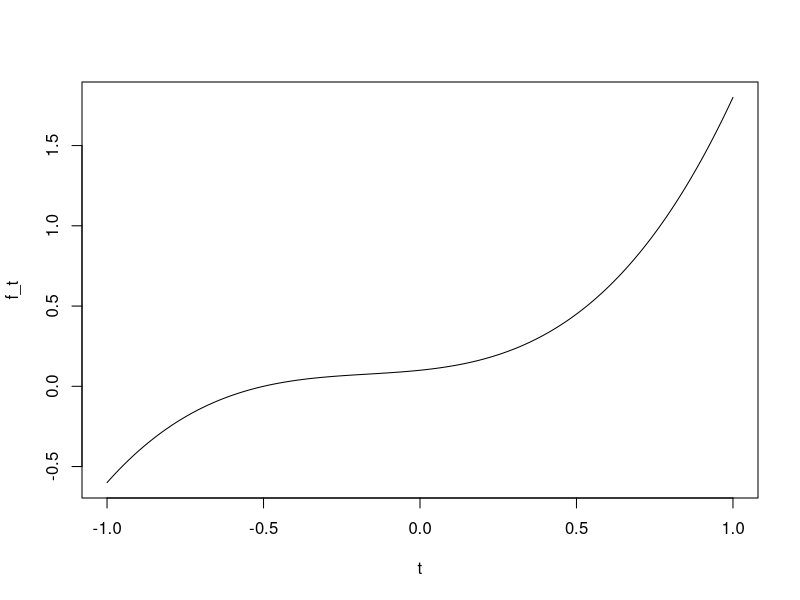
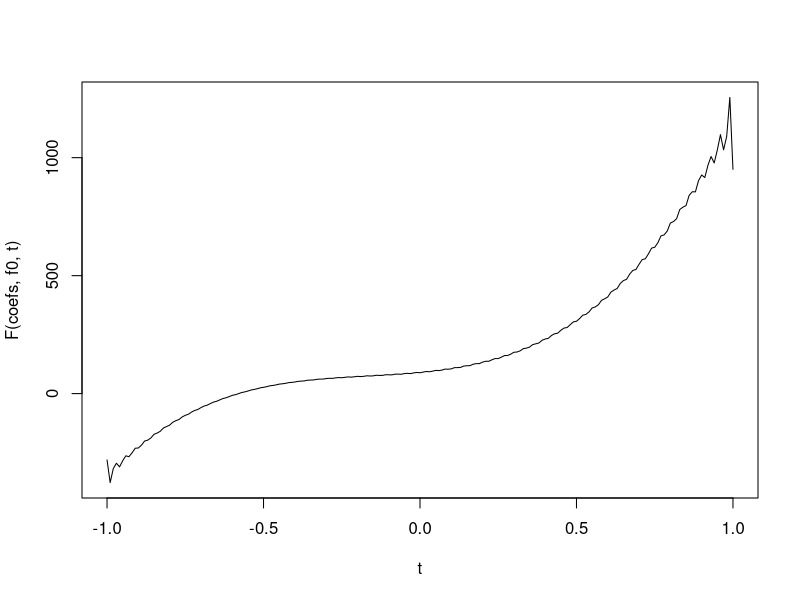

The R source for these figures, in order:
## ---- chunk 1

# try using some of these functions instead
# f<- function(x){cos(x)}
# f<- function(x){x>-0.5 & x<0.5}
# f<- function(x){x>0}

# edit these values to change the function, interval, or the number of harmonics, 
f <- function(x){x^3 + 0.5 * x^2 + 0.2 * x + 0.1} # the function for which we want to
                                                  #find the Fourier Series
lower <- -1 # lower bound
upper <- 1 # upper bound
increment <- 0.01 # time increment (smaller -> slower)
num_harmonics <- 400 # number of harmonics to use- try a small value for fun!

t <- seq(from=lower,to=upper,by=increment) # vector of time values to evaluate f over
f_t <- sapply(t,f) # evaluate f over t

## ---- chunk 2

plot(t,f_t,"l")

## ---- chunk 3

f0 <- 1 / (upper - lower)   # fundamental frequency of f
a_n <- as.numeric(0) # vector of cosine coefficients
b_n <- as.numeric(0) # vector of sine coefficients
a_n[1] <- sum(f_t) / 2 # compute a_0 by integrating f_t / 2. This looks a little odd because R 
                       #does not zero-index vectors
for(n in 1:num_harmonics){ # compute coefficients for each harmonic in turn
  w <- f0 # shouldn't there be 2*pi here??
  # compute Cosine Fourier Coefficient a_n by integrating f * cos(n w x)
  c_n <- sapply(t,function(x){cos(n*w*x)})
  a_n <- append(a_n, sum(f_t * c_n))
  # compute Sine Fourier Coefficient b_n by integrating f * sin(n w x)
  s_n <- sapply(t,function(x){sin(n*w*x)})
  b_n <- append(b_n, sum(f_t * s_n))
}

## ---- chunk 4

coefs <- cbind(a_n,b_n)
if(length(coefs[,1])>20){print(coefs[1:20,])}else{print(coefs)}

## ---- chunk 5

# This function will evaluate the Fourier Series in the time domain
F <- function(coefs,f0,ts){
  w <- f0 # shouldn't there be 2*pi here??
  n_coefs <- nrow(coefs)
  accumulator <- numeric(length(ts))
  accumulator <- accumulator + coefs[1,1] # a_0
  for(n in 1:n_coefs-1){ # R vectors are not zero-indexed so this part looks a bit funny
    accumulator <- accumulator + sapply(ts,function(x){coefs[n+1,1]*cos(n*w*x)+coefs[n+1,2]*sin(n*w*x)})
  }
  accumulator
}

## ---- chunk 6

plot(t,F(coefs,f0,t),"l")


